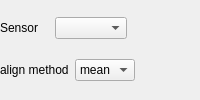
                <widget class="QWidget" name="subtractTab">
                 <layout class="QVBoxLayout" name="verticalLayout_28" stretch="0,0">
                  <property name="leftMargin">
                   <number>0</number>
                  </property>
                  <property name="topMargin">
                   <number>3</number>
                  </property>
                  <property name="rightMargin">
                   <number>0</number>
                  </property>
                  <property name="bottomMargin">
                   <number>3</number>
                  </property>
                  <item>
                   <layout class="QHBoxLayout" name="horizontalLayout_26" stretch="2,3,3">
                    <property name="topMargin">
                     <number>0</number>
                    </property>
                    <item>
                     <widget class="QLabel" name="label_42">
                      <property name="text">
                       <string>Sensor</string>
                      </property>
                     </widget>
                    </item>
                    <item>
                     <widget class="QComboBox" name="subSensor">
                      <property name="toolTip">
                       <string>Sensor to be used to subtract values</string>
                      </property>
                     </widget>
                    </item>
                    <item>
                     <spacer name="horizontalSpacer_5">
                      <property name="orientation">
                       <enum>Qt::Horizontal</enum>
                      </property>
                      <property name="sizeHint" stdset="0">
                       <size>
                        <width>40</width>
                        <height>20</height>
                       </size>
                      </property>
                     </spacer>
                    </item>
                   </layout>
                  </item>
                  <item>
                   <layout class="QHBoxLayout" name="horizontalLayout_27" stretch="2,2,4">
                    <property name="topMargin">
                     <number>0</number>
                    </property>
                    <item>
                     <widget class="QLabel" name="label_43">
                      <property name="text">
                       <string>align method</string>
                      </property>
                     </widget>
                    </item>
                    <item>
                     <widget class="QComboBox" name="subMethod">
                      <property name="toolTip">
                       <string>method for alignment of the sensor time serie</string>
                      </property>
                      <item>
                       <property name="text">
                        <string>mean</string>
                       </property>
                      </item>
                     </widget>
                    </item>
                    <item>
                     <spacer name="horizontalSpacer_11">
                      <property name="orientation">
                       <enum>Qt::Horizontal</enum>
                      </property>
                      <property name="sizeHint" stdset="0">
                       <size>
                        <width>40</width>
                        <height>20</height>
                       </size>
                      </property>
                     </spacer>
                    </item>
                   </layout>
                  </item>
                 </layout>
                </widget>
